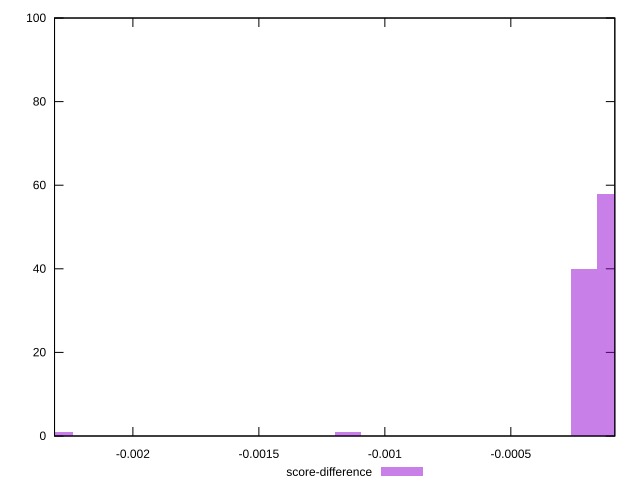

The gnuplot source for this figure:
reset

$scoreDifference <<EOF
-0.0011447416252641316 1
-0.002289483250528263 1
-0.00020813484095711483 40
-0.00010406742047855741 58
EOF

set key outside below
set boxwidth 0.00010406742047855741
set xrange [-0.002311003265440925:-0.0000872974611407229]
set yrange [0:100]
set trange [0:100]
set style fill transparent solid 0.5 noborder
set terminal svg size 640, 490 enhanced background rgb 'white'
set output "report_00008_2021-01-22T20:58:29.167/largest-contentful-paint/samples/pages+cached/score-difference/histogram.svg"

plot $scoreDifference title "score-difference" with boxes

reset
